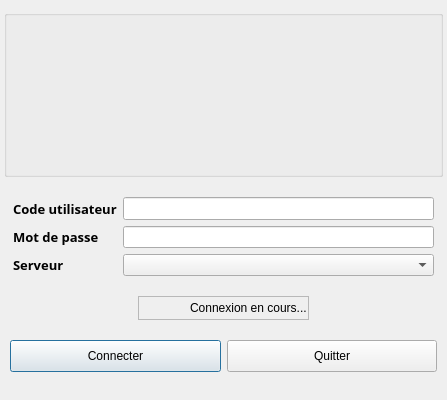
<?xml version="1.0" encoding="UTF-8"?>
<ui version="4.0">
 <class>LoginDialog</class>
 <widget class="QDialog" name="LoginDialog">
  <property name="windowModality">
   <enum>Qt::ApplicationModal</enum>
  </property>
  <property name="geometry">
   <rect>
    <x>0</x>
    <y>0</y>
    <width>447</width>
    <height>400</height>
   </rect>
  </property>
  <property name="maximumSize">
   <size>
    <width>450</width>
    <height>400</height>
   </size>
  </property>
  <property name="windowTitle">
   <string>OpenTeraPlus - Login</string>
  </property>
  <property name="windowIcon">
   <iconset resource="../resources/TeraClient.qrc">
    <normaloff>:/icons/ESTRAD.ico</normaloff>:/icons/ESTRAD.ico</iconset>
  </property>
  <property name="styleSheet">
   <string notr="true">/*
QDialog {background: qlineargradient(x1: 0, y1: 0, x2: 0, y2: 1,stop: 0 rgb(64,64,64), stop: 1.0 rgb(40,40,40)); spacing: 3px;} 

QLabel#lblMessage{color:gold;}

QLabel {border-radius:5px;border-width:2px;background-color: rgba(0,0,0,0); color:white;font: bold large 10px Arial;}

QCheckBox {border-radius:5px;border-width:2px;background-color: rgba(0,0,0,0); color:white;font: bold large 10px Arial;}

QLineEdit {border-radius:3px; min-height: 20px;background-color:rgba(220,220,220,90%);}
QComboBox {border-radius:3px; color:black; min-height: 20px; background-color:rgba(220,220,220,90%);}
QPushButton:hover,QToolButton:hover{color:black;background-color: qlineargradient(x1:0, y1:0, x2:1, y2:1, stop:0 grey, stop: 0.2  rgb(200,200, 200), stop:1 grey);border: 2px solid rgb(186, 186, 186);border-radius: 5px;}
QPushButton,QToolButton{color:white; background-color: qlineargradient(x1:0, y1:0, x2:1, y2:1, stop:0 black, stop: 0.2  rgb(200,200, 200), stop:1 black);border: 2px solid rgb(96, 96, 96);border-radius: 5px;}
QPushButton:!enabled,QToolButton:!enabled{color: rgb(168, 168, 168); background-color: rgba(200,200,200,10%);border: 0px transparent}
QPushButton:checked,QToolButton:checked{color:black;border: 3px solid green;background-color:darkgreen;}
QPushButton[checkable=true]:!checked,QToolButton[checkable=true]:!checked{color:red;background-color:rgba(180,0,0,50%);border: 2px solid rgb(180,0,0);}


QLineEdit:disabled,QComboBox:disabled,QPushButton:disabled{background-color:rgba(220,220,220,10%);color: white;}
QGroupBox#grpLogos{background-color:rgba(200,200,200,200);}
*/</string>
  </property>
  <layout class="QVBoxLayout" name="verticalLayout">
   <property name="spacing">
    <number>5</number>
   </property>
   <property name="leftMargin">
    <number>4</number>
   </property>
   <property name="topMargin">
    <number>4</number>
   </property>
   <property name="rightMargin">
    <number>4</number>
   </property>
   <property name="bottomMargin">
    <number>10</number>
   </property>
   <item>
    <widget class="QGroupBox" name="grpLogos">
     <property name="sizePolicy">
      <sizepolicy hsizetype="Preferred" vsizetype="Maximum">
       <horstretch>0</horstretch>
       <verstretch>0</verstretch>
      </sizepolicy>
     </property>
     <property name="title">
      <string/>
     </property>
     <property name="alignment">
      <set>Qt::AlignLeading|Qt::AlignLeft|Qt::AlignTop</set>
     </property>
     <layout class="QVBoxLayout" name="verticalLayout_2">
      <property name="spacing">
       <number>0</number>
      </property>
      <item>
       <widget class="QLabel" name="lblLogo">
        <property name="minimumSize">
         <size>
          <width>400</width>
          <height>80</height>
         </size>
        </property>
        <property name="maximumSize">
         <size>
          <width>400</width>
          <height>80</height>
         </size>
        </property>
        <property name="text">
         <string/>
        </property>
        <property name="pixmap">
         <pixmap resource="../resources/TeraClient.qrc">:/logos/LOGO Transparent.png</pixmap>
        </property>
        <property name="scaledContents">
         <bool>true</bool>
        </property>
       </widget>
      </item>
      <item>
       <layout class="QGridLayout" name="gridLayout">
        <item row="0" column="1">
         <widget class="QLabel" name="lblCDRV">
          <property name="minimumSize">
           <size>
            <width>115</width>
            <height>40</height>
           </size>
          </property>
          <property name="maximumSize">
           <size>
            <width>115</width>
            <height>40</height>
           </size>
          </property>
          <property name="text">
           <string/>
          </property>
          <property name="pixmap">
           <pixmap resource="../resources/TeraClient.qrc">:/logos/logo_CDRV.png</pixmap>
          </property>
          <property name="scaledContents">
           <bool>true</bool>
          </property>
         </widget>
        </item>
        <item row="0" column="0">
         <widget class="QLabel" name="lblESTRAD">
          <property name="minimumSize">
           <size>
            <width>120</width>
            <height>60</height>
           </size>
          </property>
          <property name="maximumSize">
           <size>
            <width>120</width>
            <height>60</height>
           </size>
          </property>
          <property name="text">
           <string/>
          </property>
          <property name="pixmap">
           <pixmap resource="../resources/TeraClient.qrc">:/logos/Estrad.png</pixmap>
          </property>
          <property name="scaledContents">
           <bool>true</bool>
          </property>
         </widget>
        </item>
        <item row="0" column="2">
         <widget class="QLabel" name="lblINTROLAB">
          <property name="minimumSize">
           <size>
            <width>150</width>
            <height>40</height>
           </size>
          </property>
          <property name="maximumSize">
           <size>
            <width>150</width>
            <height>40</height>
           </size>
          </property>
          <property name="text">
           <string/>
          </property>
          <property name="pixmap">
           <pixmap resource="../resources/TeraClient.qrc">:/logos/IntRoLab.png</pixmap>
          </property>
          <property name="scaledContents">
           <bool>true</bool>
          </property>
         </widget>
        </item>
       </layout>
      </item>
     </layout>
    </widget>
   </item>
   <item>
    <widget class="QFrame" name="frameLogin">
     <property name="sizePolicy">
      <sizepolicy hsizetype="MinimumExpanding" vsizetype="Maximum">
       <horstretch>0</horstretch>
       <verstretch>0</verstretch>
      </sizepolicy>
     </property>
     <layout class="QGridLayout" name="gridLayout_2">
      <property name="verticalSpacing">
       <number>6</number>
      </property>
      <item row="0" column="0">
       <widget class="QLabel" name="lblUsername">
        <property name="font">
         <font>
          <family>10px Arial</family>
          <pointsize>10</pointsize>
          <weight>75</weight>
          <italic>false</italic>
          <bold>true</bold>
         </font>
        </property>
        <property name="text">
         <string>Code utilisateur</string>
        </property>
       </widget>
      </item>
      <item row="0" column="1">
       <widget class="QLineEdit" name="txtUsername">
        <property name="enabled">
         <bool>true</bool>
        </property>
        <property name="font">
         <font>
          <pointsize>10</pointsize>
         </font>
        </property>
       </widget>
      </item>
      <item row="1" column="0">
       <widget class="QLabel" name="lblPassword">
        <property name="font">
         <font>
          <family>10px Arial</family>
          <pointsize>10</pointsize>
          <weight>75</weight>
          <italic>false</italic>
          <bold>true</bold>
         </font>
        </property>
        <property name="text">
         <string>Mot de passe</string>
        </property>
       </widget>
      </item>
      <item row="1" column="1">
       <widget class="QLineEdit" name="txtPassword">
        <property name="font">
         <font>
          <pointsize>9</pointsize>
         </font>
        </property>
        <property name="echoMode">
         <enum>QLineEdit::Password</enum>
        </property>
       </widget>
      </item>
      <item row="2" column="0">
       <widget class="QLabel" name="lblServer">
        <property name="font">
         <font>
          <family>10px Arial</family>
          <pointsize>10</pointsize>
          <weight>75</weight>
          <italic>false</italic>
          <bold>true</bold>
         </font>
        </property>
        <property name="text">
         <string>Serveur</string>
        </property>
       </widget>
      </item>
      <item row="2" column="1">
       <widget class="QComboBox" name="cmbServers">
        <property name="sizePolicy">
         <sizepolicy hsizetype="MinimumExpanding" vsizetype="Fixed">
          <horstretch>0</horstretch>
          <verstretch>0</verstretch>
         </sizepolicy>
        </property>
       </widget>
      </item>
     </layout>
    </widget>
   </item>
   <item alignment="Qt::AlignHCenter">
    <widget class="QFrame" name="frameMessage">
     <property name="sizePolicy">
      <sizepolicy hsizetype="Preferred" vsizetype="Maximum">
       <horstretch>0</horstretch>
       <verstretch>0</verstretch>
      </sizepolicy>
     </property>
     <property name="minimumSize">
      <size>
       <width>0</width>
       <height>20</height>
      </size>
     </property>
     <property name="frameShape">
      <enum>QFrame::StyledPanel</enum>
     </property>
     <property name="frameShadow">
      <enum>QFrame::Raised</enum>
     </property>
     <layout class="QHBoxLayout" name="horizontalLayout">
      <property name="leftMargin">
       <number>1</number>
      </property>
      <property name="topMargin">
       <number>1</number>
      </property>
      <property name="rightMargin">
       <number>1</number>
      </property>
      <property name="bottomMargin">
       <number>1</number>
      </property>
      <item>
       <widget class="QLabel" name="lblWarningIcon">
        <property name="minimumSize">
         <size>
          <width>20</width>
          <height>20</height>
         </size>
        </property>
        <property name="maximumSize">
         <size>
          <width>20</width>
          <height>20</height>
         </size>
        </property>
        <property name="text">
         <string/>
        </property>
        <property name="pixmap">
         <pixmap resource="../resources/TeraClient.qrc">:/status/warning.png</pixmap>
        </property>
        <property name="scaledContents">
         <bool>true</bool>
        </property>
       </widget>
      </item>
      <item>
       <widget class="QLabel" name="lblLoadingIcon">
        <property name="minimumSize">
         <size>
          <width>18</width>
          <height>18</height>
         </size>
        </property>
        <property name="maximumSize">
         <size>
          <width>18</width>
          <height>18</height>
         </size>
        </property>
        <property name="text">
         <string/>
        </property>
        <property name="pixmap">
         <pixmap resource="../resources/TeraClient.qrc">:/status/loading.gif</pixmap>
        </property>
        <property name="scaledContents">
         <bool>true</bool>
        </property>
       </widget>
      </item>
      <item>
       <widget class="QLabel" name="lblMessage">
        <property name="text">
         <string>Connexion en cours...</string>
        </property>
       </widget>
      </item>
     </layout>
    </widget>
   </item>
   <item>
    <widget class="QFrame" name="frameButtons">
     <property name="sizePolicy">
      <sizepolicy hsizetype="Preferred" vsizetype="Maximum">
       <horstretch>0</horstretch>
       <verstretch>0</verstretch>
      </sizepolicy>
     </property>
     <layout class="QHBoxLayout" name="horizontalLayout_2">
      <property name="leftMargin">
       <number>6</number>
      </property>
      <property name="rightMargin">
       <number>6</number>
      </property>
      <item>
       <widget class="QPushButton" name="btnConnect">
        <property name="minimumSize">
         <size>
          <width>0</width>
          <height>32</height>
         </size>
        </property>
        <property name="cursor">
         <cursorShape>PointingHandCursor</cursorShape>
        </property>
        <property name="text">
         <string>Connecter</string>
        </property>
        <property name="icon">
         <iconset resource="../resources/TeraClient.qrc">
          <normaloff>:/controls/branch_closed.png</normaloff>:/controls/branch_closed.png</iconset>
        </property>
        <property name="iconSize">
         <size>
          <width>20</width>
          <height>20</height>
         </size>
        </property>
       </widget>
      </item>
      <item>
       <widget class="QPushButton" name="btnQuit">
        <property name="minimumSize">
         <size>
          <width>0</width>
          <height>32</height>
         </size>
        </property>
        <property name="cursor">
         <cursorShape>PointingHandCursor</cursorShape>
        </property>
        <property name="text">
         <string>Quitter</string>
        </property>
        <property name="icon">
         <iconset resource="../resources/TeraClient.qrc">
          <normaloff>:/icons/delete_old.png</normaloff>:/icons/delete_old.png</iconset>
        </property>
        <property name="iconSize">
         <size>
          <width>20</width>
          <height>20</height>
         </size>
        </property>
       </widget>
      </item>
     </layout>
    </widget>
   </item>
  </layout>
 </widget>
 <resources>
  <include location="../resources/TeraClient.qrc"/>
 </resources>
 <connections/>
</ui>
